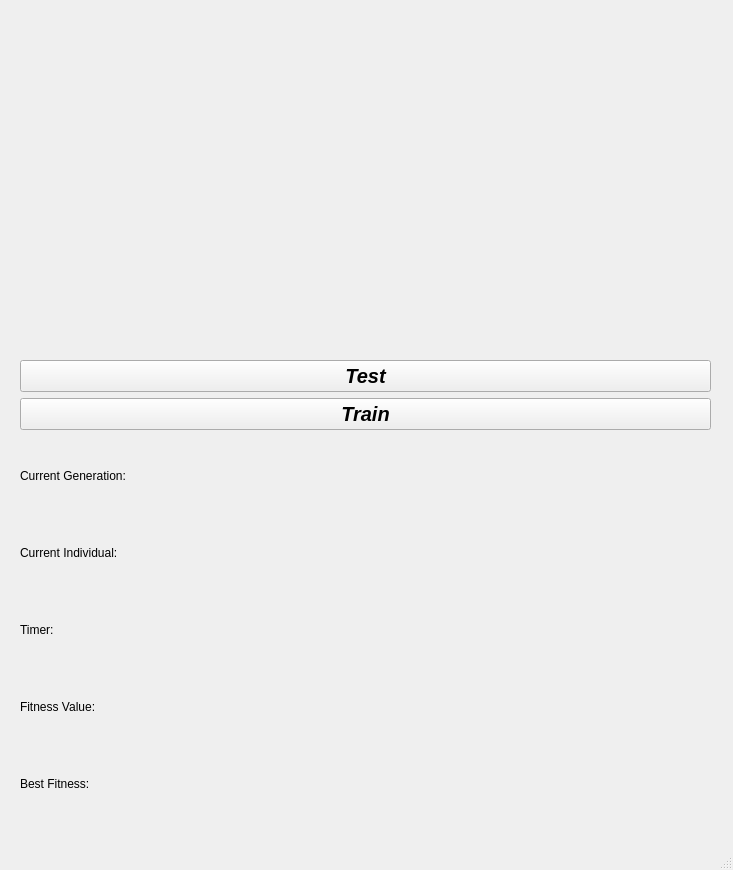
<?xml version="1.0" encoding="UTF-8"?>
<ui version="4.0">
 <class>MainWindow</class>
 <widget class="QMainWindow" name="MainWindow">
  <property name="geometry">
   <rect>
    <x>0</x>
    <y>0</y>
    <width>733</width>
    <height>870</height>
   </rect>
  </property>
  <property name="windowTitle">
   <string>MainWindow</string>
  </property>
  <widget class="QWidget" name="centralwidget">
   <widget class="QWidget" name="verticalLayoutWidget">
    <property name="geometry">
     <rect>
      <x>580</x>
      <y>680</y>
      <width>151</width>
      <height>141</height>
     </rect>
    </property>
    <layout class="QVBoxLayout" name="logoLayout"/>
   </widget>
   <widget class="QWidget" name="layoutWidget">
    <property name="geometry">
     <rect>
      <x>20</x>
      <y>440</y>
      <width>251</width>
      <height>379</height>
     </rect>
    </property>
    <layout class="QVBoxLayout" name="statsLayout">
     <item>
      <widget class="QLabel" name="generation">
       <property name="text">
        <string>Current Generation: </string>
       </property>
      </widget>
     </item>
     <item>
      <widget class="QLabel" name="individual">
       <property name="text">
        <string>Current Individual: </string>
       </property>
      </widget>
     </item>
     <item>
      <widget class="QLabel" name="timer">
       <property name="text">
        <string>Timer: </string>
       </property>
      </widget>
     </item>
     <item>
      <widget class="QLabel" name="fitness">
       <property name="text">
        <string>Fitness Value: </string>
       </property>
      </widget>
     </item>
     <item>
      <widget class="QLabel" name="best_fitness">
       <property name="text">
        <string>Best Fitness: </string>
       </property>
      </widget>
     </item>
    </layout>
   </widget>
   <widget class="QWidget" name="verticalLayoutWidget_2">
    <property name="geometry">
     <rect>
      <x>19</x>
      <y>19</y>
      <width>691</width>
      <height>331</height>
     </rect>
    </property>
    <layout class="QVBoxLayout" name="graphLayout"/>
   </widget>
   <widget class="QWidget" name="layoutWidget_2">
    <property name="geometry">
     <rect>
      <x>20</x>
      <y>360</y>
      <width>691</width>
      <height>70</height>
     </rect>
    </property>
    <layout class="QVBoxLayout" name="verticalLayout">
     <item>
      <widget class="QPushButton" name="testButton">
       <property name="font">
        <font>
         <pointsize>15</pointsize>
         <weight>75</weight>
         <italic>true</italic>
         <bold>true</bold>
        </font>
       </property>
       <property name="text">
        <string>Test</string>
       </property>
      </widget>
     </item>
     <item>
      <widget class="QPushButton" name="trainButton">
       <property name="font">
        <font>
         <pointsize>15</pointsize>
         <weight>75</weight>
         <italic>true</italic>
         <bold>true</bold>
        </font>
       </property>
       <property name="text">
        <string>Train</string>
       </property>
      </widget>
     </item>
    </layout>
   </widget>
   <widget class="QWidget" name="verticalLayoutWidget_3">
    <property name="geometry">
     <rect>
      <x>279</x>
      <y>439</y>
      <width>451</width>
      <height>231</height>
     </rect>
    </property>
    <layout class="QVBoxLayout" name="plotLayout"/>
   </widget>
  </widget>
  <widget class="QMenuBar" name="menubar">
   <property name="geometry">
    <rect>
     <x>0</x>
     <y>0</y>
     <width>733</width>
     <height>22</height>
    </rect>
   </property>
  </widget>
  <widget class="QStatusBar" name="statusbar"/>
 </widget>
 <resources>
  <include location="../resources/resources.qrc"/>
 </resources>
 <connections/>
</ui>
